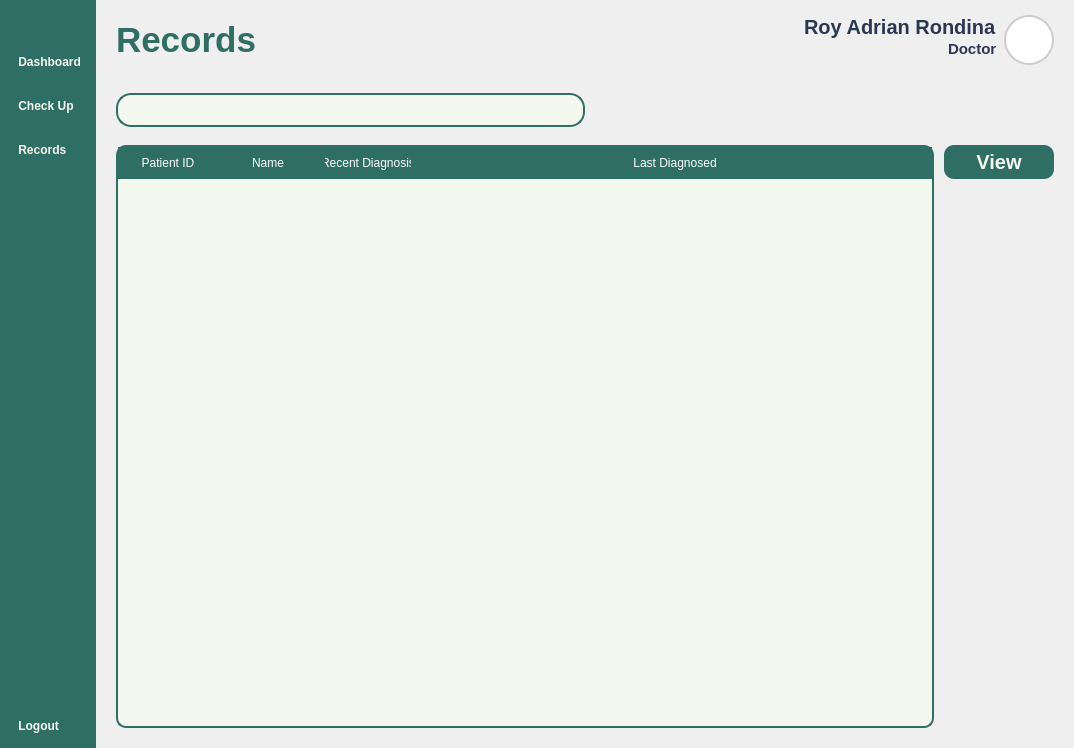
<?xml version="1.0" encoding="UTF-8"?>
<ui version="4.0">
 <class>Form</class>
 <widget class="QWidget" name="Form">
  <property name="geometry">
   <rect>
    <x>0</x>
    <y>0</y>
    <width>1074</width>
    <height>748</height>
   </rect>
  </property>
  <property name="windowTitle">
   <string>Form</string>
  </property>
  <property name="styleSheet">
   <string notr="true">*{
	padding: 0px;
	margin: 0px;
	border: 0px;
}
QPushButton {
	font: 900 17pt &quot;Satoshi Black&quot;;
	background-color: transparent;
 	border-radius: 10px;
	font-weight: bold;
	color: #F4F7ED;
	text-align: left;
	padding: 5px 5px;
}
#NavBar {
    background-color: #2E6E65;
}
QLabel {
	font: 900 10pt &quot;Satoshi Black&quot;;
	font-size: 25px;
	font-weight: bold;
	color: #2E6E65;
	qproperty-alignment: 'AlignLeft';
    qproperty-wordWrap: true;
	background: transparent;
}
</string>
  </property>
  <layout class="QHBoxLayout" name="horizontalLayout">
   <property name="spacing">
    <number>0</number>
   </property>
   <property name="leftMargin">
    <number>0</number>
   </property>
   <property name="topMargin">
    <number>0</number>
   </property>
   <property name="rightMargin">
    <number>0</number>
   </property>
   <property name="bottomMargin">
    <number>0</number>
   </property>
   <item>
    <widget class="QWidget" name="NavBar" native="true">
     <property name="sizePolicy">
      <sizepolicy hsizetype="Preferred" vsizetype="Expanding">
       <horstretch>0</horstretch>
       <verstretch>0</verstretch>
      </sizepolicy>
     </property>
     <layout class="QVBoxLayout" name="verticalLayout_3">
      <property name="spacing">
       <number>6</number>
      </property>
      <property name="leftMargin">
       <number>10</number>
      </property>
      <property name="topMargin">
       <number>10</number>
      </property>
      <property name="rightMargin">
       <number>10</number>
      </property>
      <property name="bottomMargin">
       <number>10</number>
      </property>
      <item>
       <widget class="QPushButton" name="DashBoardButton_2">
        <property name="text">
         <string/>
        </property>
        <property name="icon">
         <iconset resource="../Images/resources.qrc">
          <normaloff>:/icons/icons/align-justify.svg</normaloff>:/icons/icons/align-justify.svg</iconset>
        </property>
        <property name="iconSize">
         <size>
          <width>40</width>
          <height>40</height>
         </size>
        </property>
       </widget>
      </item>
      <item>
       <spacer name="verticalSpacer_3">
        <property name="orientation">
         <enum>Qt::Vertical</enum>
        </property>
        <property name="sizeType">
         <enum>QSizePolicy::Fixed</enum>
        </property>
        <property name="sizeHint" stdset="0">
         <size>
          <width>20</width>
          <height>10</height>
         </size>
        </property>
       </spacer>
      </item>
      <item>
       <layout class="QVBoxLayout" name="MainButtons_2">
        <property name="spacing">
         <number>20</number>
        </property>
        <property name="sizeConstraint">
         <enum>QLayout::SetNoConstraint</enum>
        </property>
        <item>
         <widget class="QPushButton" name="DashboardButton">
          <property name="text">
           <string> Dashboard</string>
          </property>
          <property name="icon">
           <iconset resource="../Images/resources.qrc">
            <normaloff>:/icons/icons/layout-dashboard.svg</normaloff>:/icons/icons/layout-dashboard.svg</iconset>
          </property>
          <property name="iconSize">
           <size>
            <width>40</width>
            <height>40</height>
           </size>
          </property>
         </widget>
        </item>
        <item>
         <widget class="QPushButton" name="CheckUpButton">
          <property name="styleSheet">
           <string notr="true"/>
          </property>
          <property name="text">
           <string> Check Up</string>
          </property>
          <property name="icon">
           <iconset resource="../Images/resources.qrc">
            <normaloff>:/icons/icons/square-pen.svg</normaloff>:/icons/icons/square-pen.svg</iconset>
          </property>
          <property name="iconSize">
           <size>
            <width>40</width>
            <height>40</height>
           </size>
          </property>
         </widget>
        </item>
        <item>
         <widget class="QPushButton" name="RecordsButton">
          <property name="styleSheet">
           <string notr="true">QPushButton{
	font: 900 20pt &quot;Satoshi Black&quot;;	
}</string>
          </property>
          <property name="text">
           <string> Records</string>
          </property>
          <property name="icon">
           <iconset resource="../Images/resources.qrc">
            <normaloff>:/icons/icons/file-text.svg</normaloff>:/icons/icons/file-text.svg</iconset>
          </property>
          <property name="iconSize">
           <size>
            <width>40</width>
            <height>40</height>
           </size>
          </property>
         </widget>
        </item>
       </layout>
      </item>
      <item>
       <spacer name="verticalSpacer_4">
        <property name="orientation">
         <enum>Qt::Vertical</enum>
        </property>
        <property name="sizeType">
         <enum>QSizePolicy::Expanding</enum>
        </property>
        <property name="sizeHint" stdset="0">
         <size>
          <width>20</width>
          <height>40</height>
         </size>
        </property>
       </spacer>
      </item>
      <item>
       <layout class="QVBoxLayout" name="verticalLayout_4">
        <property name="sizeConstraint">
         <enum>QLayout::SetNoConstraint</enum>
        </property>
        <item>
         <widget class="QPushButton" name="pushButton_10">
          <property name="text">
           <string> Logout</string>
          </property>
          <property name="icon">
           <iconset resource="../Images/resources.qrc">
            <normaloff>:/icons/icons/log-out.svg</normaloff>:/icons/icons/log-out.svg</iconset>
          </property>
          <property name="iconSize">
           <size>
            <width>40</width>
            <height>40</height>
           </size>
          </property>
         </widget>
        </item>
       </layout>
      </item>
     </layout>
    </widget>
   </item>
   <item>
    <widget class="QFrame" name="MainBodyContainer">
     <property name="styleSheet">
      <string notr="true">#Header {
	padding: 10px 20px;
padding-top: 15px;
}
QLabel {
    padding: 0px; 
}
#UserType {
	font: 300 10pt &quot;Lexend Light&quot;;
	font-size: 15px;
	color: #2B3752;
}
#UserName {
	font: 600 10pt &quot;Lexend SemiBold&quot;;
	font-size: 20px;
	color: #2B3752;
}
#InterfaceTitle{
	font-size: 35px;
}
QGraphicsView {
    border: 2px solid #ccc; 
    border-radius: 25px;
    background: white; 
}
</string>
     </property>
     <property name="frameShape">
      <enum>QFrame::StyledPanel</enum>
     </property>
     <property name="frameShadow">
      <enum>QFrame::Raised</enum>
     </property>
     <layout class="QVBoxLayout" name="verticalLayout_5">
      <property name="spacing">
       <number>0</number>
      </property>
      <property name="leftMargin">
       <number>0</number>
      </property>
      <property name="topMargin">
       <number>0</number>
      </property>
      <property name="rightMargin">
       <number>0</number>
      </property>
      <property name="bottomMargin">
       <number>0</number>
      </property>
      <item>
       <widget class="QFrame" name="Header">
        <property name="sizePolicy">
         <sizepolicy hsizetype="Expanding" vsizetype="Preferred">
          <horstretch>0</horstretch>
          <verstretch>0</verstretch>
         </sizepolicy>
        </property>
        <property name="frameShape">
         <enum>QFrame::StyledPanel</enum>
        </property>
        <property name="frameShadow">
         <enum>QFrame::Raised</enum>
        </property>
        <layout class="QHBoxLayout" name="horizontalLayout_6">
         <property name="spacing">
          <number>0</number>
         </property>
         <property name="leftMargin">
          <number>0</number>
         </property>
         <property name="topMargin">
          <number>0</number>
         </property>
         <property name="rightMargin">
          <number>0</number>
         </property>
         <property name="bottomMargin">
          <number>0</number>
         </property>
         <item>
          <widget class="QWidget" name="widget_3" native="true">
           <layout class="QHBoxLayout" name="horizontalLayout_2">
            <property name="spacing">
             <number>10</number>
            </property>
            <property name="leftMargin">
             <number>0</number>
            </property>
            <property name="topMargin">
             <number>0</number>
            </property>
            <property name="rightMargin">
             <number>0</number>
            </property>
            <property name="bottomMargin">
             <number>0</number>
            </property>
            <item alignment="Qt::AlignVCenter">
             <widget class="QLabel" name="InterfaceTitle">
              <property name="text">
               <string>Records</string>
              </property>
             </widget>
            </item>
           </layout>
          </widget>
         </item>
         <item>
          <layout class="QHBoxLayout" name="UserPanel">
           <property name="rightMargin">
            <number>0</number>
           </property>
           <item>
            <layout class="QVBoxLayout" name="UserInfo">
             <property name="spacing">
              <number>0</number>
             </property>
             <property name="rightMargin">
              <number>7</number>
             </property>
             <item alignment="Qt::AlignRight">
              <widget class="QLabel" name="UserName">
               <property name="text">
                <string>Roy Adrian Rondina</string>
               </property>
               <property name="alignment">
                <set>Qt::AlignLeading</set>
               </property>
              </widget>
             </item>
             <item alignment="Qt::AlignRight">
              <widget class="QLabel" name="UserType">
               <property name="text">
                <string>Doctor</string>
               </property>
               <property name="alignment">
                <set>Qt::AlignLeading</set>
               </property>
              </widget>
             </item>
            </layout>
           </item>
           <item>
            <widget class="QFrame" name="Profile">
             <property name="sizePolicy">
              <sizepolicy hsizetype="Fixed" vsizetype="Fixed">
               <horstretch>0</horstretch>
               <verstretch>0</verstretch>
              </sizepolicy>
             </property>
             <property name="minimumSize">
              <size>
               <width>50</width>
               <height>50</height>
              </size>
             </property>
             <property name="maximumSize">
              <size>
               <width>50</width>
               <height>50</height>
              </size>
             </property>
             <property name="frameShape">
              <enum>QFrame::StyledPanel</enum>
             </property>
             <property name="frameShadow">
              <enum>QFrame::Raised</enum>
             </property>
             <layout class="QVBoxLayout" name="verticalLayout_6">
              <property name="spacing">
               <number>0</number>
              </property>
              <property name="leftMargin">
               <number>0</number>
              </property>
              <property name="topMargin">
               <number>0</number>
              </property>
              <property name="rightMargin">
               <number>0</number>
              </property>
              <property name="bottomMargin">
               <number>0</number>
              </property>
              <item>
               <widget class="QGraphicsView" name="ProfilePic">
                <property name="enabled">
                 <bool>true</bool>
                </property>
                <property name="sizePolicy">
                 <sizepolicy hsizetype="Preferred" vsizetype="Preferred">
                  <horstretch>0</horstretch>
                  <verstretch>0</verstretch>
                 </sizepolicy>
                </property>
                <property name="minimumSize">
                 <size>
                  <width>0</width>
                  <height>0</height>
                 </size>
                </property>
               </widget>
              </item>
             </layout>
            </widget>
           </item>
          </layout>
         </item>
        </layout>
       </widget>
      </item>
      <item>
       <widget class="QFrame" name="MainBody">
        <property name="sizePolicy">
         <sizepolicy hsizetype="Expanding" vsizetype="Expanding">
          <horstretch>0</horstretch>
          <verstretch>0</verstretch>
         </sizepolicy>
        </property>
        <property name="styleSheet">
         <string notr="true">#Searchbar {
	border: 2px solid #2E6E65;
	border-radius: 15px;
	text-align: center;
	background-color: transparent;
}

QComboBox {
    background-color: #b5cecb;
    font-size: 15px;
    color: #1b3b3a;
    border-radius: 10px;
    padding: 5px 10px;
    border: 1px solid #2E6E65;
}

QComboBox::drop-down {
    background: transparent;
    border: none;
    width: 20px;
}

</string>
        </property>
        <property name="frameShape">
         <enum>QFrame::StyledPanel</enum>
        </property>
        <property name="frameShadow">
         <enum>QFrame::Raised</enum>
        </property>
        <layout class="QVBoxLayout" name="verticalLayout_2">
         <property name="spacing">
          <number>0</number>
         </property>
         <property name="leftMargin">
          <number>20</number>
         </property>
         <property name="topMargin">
          <number>0</number>
         </property>
         <property name="rightMargin">
          <number>20</number>
         </property>
         <property name="bottomMargin">
          <number>20</number>
         </property>
         <item>
          <widget class="QFrame" name="SearchBarContainer">
           <property name="sizePolicy">
            <sizepolicy hsizetype="Preferred" vsizetype="Expanding">
             <horstretch>0</horstretch>
             <verstretch>0</verstretch>
            </sizepolicy>
           </property>
           <property name="maximumSize">
            <size>
             <width>16777215</width>
             <height>70</height>
            </size>
           </property>
           <property name="styleSheet">
            <string notr="true">QComboBox {
    background-color: #F4F7ED;
    border: 2px solid #2E6E65;
    border-radius: 10px;
    padding: 5px 10px;
	font: 300 12pt &quot;Lexend Light&quot;;
}
QComboBox::drop-down {
    subcontrol-origin: padding;
    subcontrol-position: top right;
    width: 30px;
    border-left: 1px solid #2E6E65;
    background-color: #D9E4DC;
    border-top-right-radius: 8px;
    border-bottom-right-radius: 8px;
}
QComboBox::down-arrow {
    image: url(:/lucide/icons/chevron-down.svg);
    width: 20px;
    height: 20px;
}
QComboBox QAbstractItemView {
    background-color: #F4F7ED;
    selection-background-color: #CCE3D0;
    border: 1px solid #2E6E65;
    border-radius: 2px;
    outline: 0;  
	font: 300 12pt &quot;Lexend Light&quot;;
}</string>
           </property>
           <property name="frameShape">
            <enum>QFrame::StyledPanel</enum>
           </property>
           <property name="frameShadow">
            <enum>QFrame::Raised</enum>
           </property>
           <layout class="QHBoxLayout" name="horizontalLayout_4">
            <property name="spacing">
             <number>5</number>
            </property>
            <property name="leftMargin">
             <number>0</number>
            </property>
            <property name="topMargin">
             <number>0</number>
            </property>
            <property name="rightMargin">
             <number>0</number>
            </property>
            <property name="bottomMargin">
             <number>0</number>
            </property>
            <item>
             <widget class="QWidget" name="SearchBar" native="true">
              <property name="sizePolicy">
               <sizepolicy hsizetype="Expanding" vsizetype="Fixed">
                <horstretch>0</horstretch>
                <verstretch>0</verstretch>
               </sizepolicy>
              </property>
              <property name="minimumSize">
               <size>
                <width>290</width>
                <height>0</height>
               </size>
              </property>
              <property name="styleSheet">
               <string notr="true">#SearchBar {
	background-color: #F4F7ED;
	border: 2px solid #2E6E65;
    border-radius: 15px;
}
#Search{
	background-color: transparent ;
	font: 300 14pt &quot;Lexend Light&quot;;
}</string>
              </property>
              <layout class="QHBoxLayout" name="horizontalLayout_3">
               <property name="spacing">
                <number>0</number>
               </property>
               <property name="leftMargin">
                <number>0</number>
               </property>
               <property name="topMargin">
                <number>5</number>
               </property>
               <property name="rightMargin">
                <number>0</number>
               </property>
               <property name="bottomMargin">
                <number>5</number>
               </property>
               <item>
                <widget class="QLineEdit" name="Search"/>
               </item>
               <item>
                <widget class="QPushButton" name="SearchIcon">
                 <property name="text">
                  <string/>
                 </property>
                 <property name="icon">
                  <iconset resource="../Images/resources.qrc">
                   <normaloff>:/icons/icons/search.svg</normaloff>:/icons/icons/search.svg</iconset>
                 </property>
                 <property name="iconSize">
                  <size>
                   <width>35</width>
                   <height>35</height>
                  </size>
                 </property>
                </widget>
               </item>
              </layout>
             </widget>
            </item>
            <item>
             <spacer name="horizontalSpacer_4">
              <property name="orientation">
               <enum>Qt::Horizontal</enum>
              </property>
              <property name="sizeType">
               <enum>QSizePolicy::Expanding</enum>
              </property>
              <property name="sizeHint" stdset="0">
               <size>
                <width>200</width>
                <height>20</height>
               </size>
              </property>
             </spacer>
            </item>
           </layout>
          </widget>
         </item>
         <item>
          <widget class="QWidget" name="widget" native="true">
           <layout class="QHBoxLayout" name="horizontalLayout_5">
            <property name="spacing">
             <number>10</number>
            </property>
            <property name="leftMargin">
             <number>0</number>
            </property>
            <property name="topMargin">
             <number>0</number>
            </property>
            <property name="rightMargin">
             <number>0</number>
            </property>
            <property name="bottomMargin">
             <number>0</number>
            </property>
            <item>
             <widget class="QScrollArea" name="scrollArea">
              <property name="styleSheet">
               <string notr="true">QScrollBar:vertical {
     background: transparent;
     width: 10px;
	border-radius: 5px;
}
QScrollBar::handle:vertical {
    	background: #C0C0C0;
    	border-radius: 5px;
}
QScrollBar::handle:vertical:hover {
    	background: #A0A0A0;
}
QScrollBar::add-line:vertical,
QScrollBar::sub-line:vertical{
    	background: none;
    	border: none;
}
</string>
              </property>
              <property name="widgetResizable">
               <bool>true</bool>
              </property>
              <widget class="QWidget" name="scrollAreaWidgetContents">
               <property name="geometry">
                <rect>
                 <x>0</x>
                 <y>0</y>
                 <width>678</width>
                 <height>581</height>
                </rect>
               </property>
               <layout class="QVBoxLayout" name="verticalLayout_7">
                <property name="spacing">
                 <number>0</number>
                </property>
                <property name="leftMargin">
                 <number>0</number>
                </property>
                <property name="topMargin">
                 <number>0</number>
                </property>
                <property name="rightMargin">
                 <number>0</number>
                </property>
                <property name="bottomMargin">
                 <number>0</number>
                </property>
                <item>
                 <widget class="QTableWidget" name="DoneTable">
                  <property name="styleSheet">
                   <string notr="true">QTableWidget {
	background-color: #F4F7ED;
	gridline-color: transparent;
	border-radius: 10px;
	border: 2px solid #2E6E65;
}
QTableWidget::item {
	border: none;
	font: 16pt &quot;Lexend&quot;;
}
QTableWidget::item:selected {
	background-color: rgba(46, 110, 101, 0.3);
}
QTableWidget QHeaderView::section {
	background-color: #2E6E65;
	color: white;
	padding: 5px;
	font: 18px &quot;Lexend Medium&quot;;
	border: 2px solid #2E6E65;
}</string>
                  </property>
                  <attribute name="horizontalHeaderStretchLastSection">
                   <bool>true</bool>
                  </attribute>
                  <column>
                   <property name="text">
                    <string>Patient ID</string>
                   </property>
                  </column>
                  <column>
                   <property name="text">
                    <string>Name</string>
                   </property>
                  </column>
                  <column>
                   <property name="text">
                    <string>Recent Diagnosis</string>
                   </property>
                  </column>
                  <column>
                   <property name="text">
                    <string>Last Diagnosed</string>
                   </property>
                  </column>
                 </widget>
                </item>
               </layout>
              </widget>
             </widget>
            </item>
            <item alignment="Qt::AlignTop">
             <widget class="QWidget" name="widget_2" native="true">
              <property name="sizePolicy">
               <sizepolicy hsizetype="Fixed" vsizetype="Preferred">
                <horstretch>0</horstretch>
                <verstretch>0</verstretch>
               </sizepolicy>
              </property>
              <property name="minimumSize">
               <size>
                <width>110</width>
                <height>0</height>
               </size>
              </property>
              <property name="styleSheet">
               <string notr="true">QPushButton {
	font: 900 10pt &quot;Satoshi Black&quot;;
	background-color:  #2E6E65;
	border-radius: 10px;
	font-weight: bold;
	font-size: 20px;
	color: #F4F7ED;
	text-align: center;
}</string>
              </property>
              <layout class="QVBoxLayout" name="verticalLayout">
               <property name="spacing">
                <number>0</number>
               </property>
               <property name="leftMargin">
                <number>0</number>
               </property>
               <property name="topMargin">
                <number>0</number>
               </property>
               <property name="rightMargin">
                <number>0</number>
               </property>
               <property name="bottomMargin">
                <number>0</number>
               </property>
               <item>
                <widget class="QPushButton" name="ViewPatientButton">
                 <property name="text">
                  <string>View</string>
                 </property>
                </widget>
               </item>
              </layout>
             </widget>
            </item>
           </layout>
          </widget>
         </item>
        </layout>
       </widget>
      </item>
     </layout>
    </widget>
   </item>
  </layout>
 </widget>
 <resources>
  <include location="../Images/resources.qrc"/>
 </resources>
 <connections/>
</ui>
